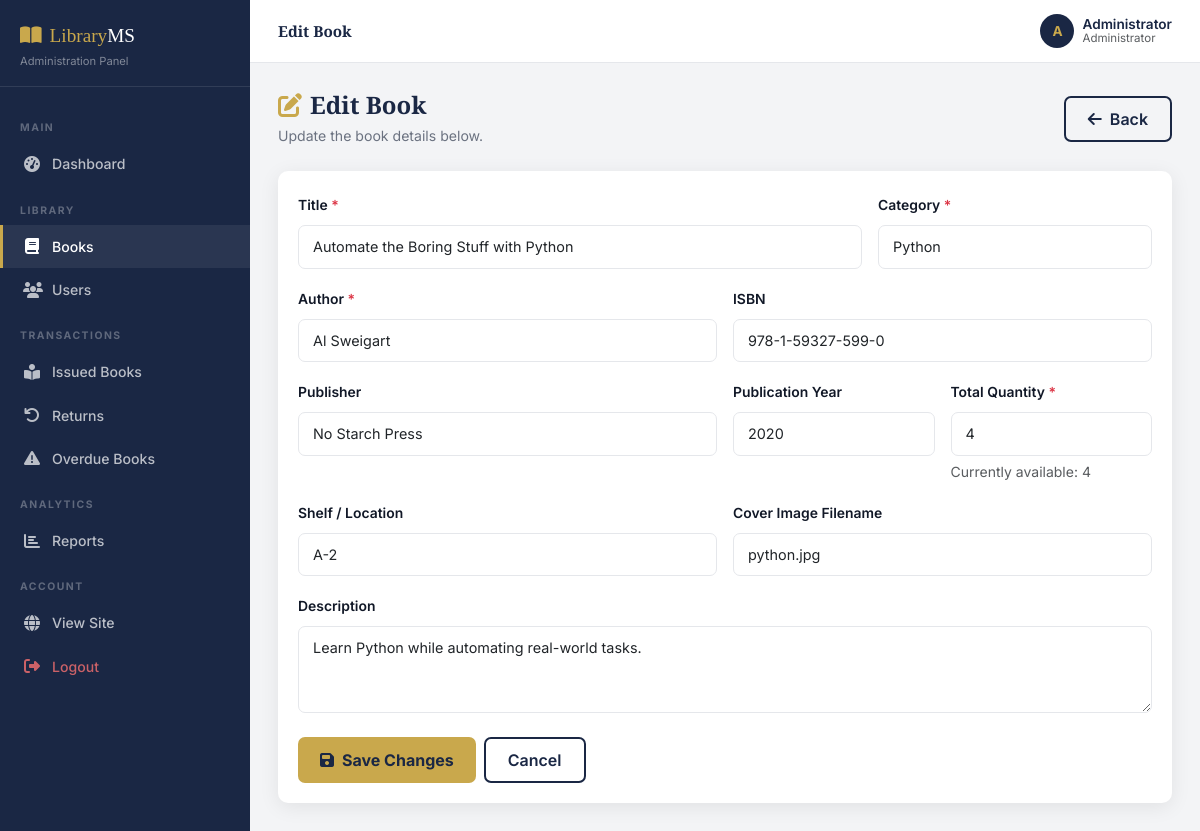
/admin/books/edit/2 (signed in), run on the app's committed database.
### tables this page shows
CREATE TABLE users (
            id INTEGER PRIMARY KEY AUTOINCREMENT,
            full_name TEXT NOT NULL,
            username TEXT UNIQUE NOT NULL,
            email TEXT UNIQUE NOT NULL,
            password_hash TEXT NOT NULL,
            role TEXT NOT NULL DEFAULT 'student',
            phone TEXT,
            registration_date TEXT,
            status TEXT DEFAULT 'Active'
        );

CREATE TABLE books (
            id INTEGER PRIMARY KEY AUTOINCREMENT,
            title TEXT NOT NULL,
            author TEXT NOT NULL,
            category TEXT NOT NULL,
            isbn TEXT UNIQUE,
            publisher TEXT,
            publication_year INTEGER,
            quantity INTEGER NOT NULL,
            available_quantity INTEGER NOT NULL,
            shelf TEXT,
            description TEXT,
            cover_image TEXT,
            added_date TEXT
        );

### library_management_system/app.py (the view, shortened to what this page needs)
@app.route('/admin/books/edit/<int:book_id>', methods=['GET','POST'])
@admin_required
def admin_edit_book(book_id):
    book = get_book_by_id(book_id)
    if not book:
        return render_template('404.html'), 404
    return render_template('admin/edit_book.html', book=book, form=book)

### library_management_system/app.py (called while the page is built)
@app.context_processor
def inject_user():
    return dict(current_user=get_current_user(), now=datetime.now())

### library_management_system/auth.py (called while the page is built)
def get_current_user():
    if 'user_id' in session:
        return get_user_by_id(session['user_id'])
    return None

def admin_required(f):
    @wraps(f)
    def decorated(*args, **kwargs):
        if 'user_id' not in session:
            flash('Please login to access this page.', 'warning')
            return redirect(url_for('login'))
        if session.get('role') != 'admin':
            flash('You do not have permission to access this page.', 'danger')
            return redirect(url_for('dashboard'))
        return f(*args, **kwargs)
    return decorated

### library_management_system/database.py (called while the page is built)
def get_db():
    conn = sqlite3.connect(DB_PATH)
    conn.row_factory = sqlite3.Row
    conn.execute("PRAGMA foreign_keys = ON")
    return conn

def get_book_by_id(book_id):
    conn = get_db()
    c = conn.cursor()
    c.execute("SELECT * FROM books WHERE id=?", (book_id,))
    book = c.fetchone()
    conn.close()
    return book

def get_user_by_id(user_id):
    conn = get_db()
    c = conn.cursor()
    c.execute("SELECT * FROM users WHERE id=?", (user_id,))
    u = c.fetchone()
    conn.close()
    return u

### library_management_system/templates/admin/edit_book.html (shortened to what this page needs)
{% extends 'admin/base_admin.html' %}
{% block page_title %}Edit Book{% endblock %}
{% block content %}
<div class="page-title-block d-flex justify-content-between align-items-center flex-wrap gap-2">
  <div>
    <h4><i class="fas fa-edit text-gold me-2"></i>Edit Book</h4>
    <p>Update the book details below.</p>
  </div>
  <a href="{{ url_for('admin_books') }}" class="btn btn-outline-navy"><i class="fas fa-arrow-left me-2"></i>Back</a>
</div>
<div class="admin-card">
  <div class="admin-card-body">
    <form method="POST" action="{{ url_for('admin_edit_book', book_id=book['id']) }}">
      <div class="row g-3">
        <div class="col-md-8">
          <label class="form-label">Title <span class="text-danger">*</span></label>
          <input type="text" name="title" class="form-control" value="{{ form['title'] }}" required>
        </div>
        <div class="col-md-4">
          <label class="form-label">Category <span class="text-danger">*</span></label>
          <input type="text" name="category" class="form-control" value="{{ form['category'] }}" required>
        </div>
        <div class="col-md-6">
          <label class="form-label">Author <span class="text-danger">*</span></label>
          <input type="text" name="author" class="form-control" value="{{ form['author'] }}" required>
        </div>
        <div class="col-md-6">
          <label class="form-label">ISBN</label>
          <input type="text" name="isbn" class="form-control" value="{{ form['isbn'] or '' }}">
        </div>
        <div class="col-md-6">
          <label class="form-label">Publisher</label>
          <input type="text" name="publisher" class="form-control" value="{{ form['publisher'] or '' }}">
        </div>
        <div class="col-md-3">
          <label class="form-label">Publication Year</label>
          <input type="number" name="publication_year" class="form-control" value="{{ form['publication_year'] or '' }}" min="1800" max="2099">
        </div>
        <div class="col-md-3">
          <label class="form-label">Total Quantity <span class="text-danger">*</span></label>
          <input type="number" name="quantity" class="form-control" value="{{ form['quantity'] }}" min="1" required>
          <div class="form-text">Currently available: {{ book['available_quantity'] }}</div>
        </div>
        <div class="col-md-6">
          <label class="form-label">Shelf / Location</label>
          <input type="text" name="shelf" class="form-control" value="{{ form['shelf'] or '' }}">
        </div>
        <div class="col-md-6">
          <label class="form-label">Cover Image Filename</label>
          <input type="text" name="cover_image" class="form-control" value="{{ form['cover_image'] or '' }}">
        </div>
        <div class="col-12">
          <label class="form-label">Description</label>
          <textarea name="description" class="form-control" rows="3">{{ form['description'] or '' }}</textarea>
        </div>
        <div class="col-12 d-flex gap-2 pt-2">
          <button type="submit" class="btn btn-gold"><i class="fas fa-save me-2"></i>Save Changes</button>
          <a href="{{ url_for('admin_books') }}" class="btn btn-outline-navy">Cancel</a>
        </div>
      </div>
    </form>
  </div>
</div>
{% endblock %}

### library_management_system/templates/admin/base_admin.html (shortened to what this page needs)
<!DOCTYPE html>
<html lang="en">
<head>
  <link href="https://cdn.jsdelivr.net/npm/bootstrap@5.3.0/dist/css/bootstrap.min.css" rel="stylesheet">
  <link rel="stylesheet" href="https://cdnjs.cloudflare.com/ajax/libs/font-awesome/6.4.0/css/all.min.css">
  <link rel="stylesheet" href="{{ url_for('static', filename='css/style.css') }}">
</head>
<body>
<div class="sidebar" id="adminSidebar">
  <div class="sidebar-brand">
    <div class="sidebar-brand-text"><i class="fas fa-book-open me-2"></i>Library<span>MS</span></div>
    <div class="sidebar-subtitle">Administration Panel</div>
  </div>
  <nav class="sidebar-nav">
    <div class="sidebar-label">Main</div>
    <a href="{{ url_for('admin_dashboard') }}" class="sidebar-link {% if request.endpoint == 'admin_dashboard' %}active{% endif %}">
      <i class="fas fa-tachometer-alt"></i> Dashboard
    </a>
    <div class="sidebar-label">Library</div>
    <a href="{{ url_for('admin_books') }}" class="sidebar-link {% if 'book' in request.endpoint and 'overdue' not in request.endpoint %}active{% endif %}">
      <i class="fas fa-book"></i> Books
    </a>
    <a href="{{ url_for('admin_users') }}" class="sidebar-link {% if request.endpoint == 'admin_users' %}active{% endif %}">
      <i class="fas fa-users"></i> Users
    </a>
    <div class="sidebar-label">Transactions</div>
    <a href="{{ url_for('admin_issued') }}" class="sidebar-link {% if request.endpoint == 'admin_issued' %}active{% endif %}">
      <i class="fas fa-book-reader"></i> Issued Books
    </a>
    <a href="{{ url_for('admin_returns') }}" class="sidebar-link {% if request.endpoint == 'admin_returns' %}active{% endif %}">
      <i class="fas fa-undo"></i> Returns
    </a>
    <a href="{{ url_for('admin_overdue') }}" class="sidebar-link {% if request.endpoint == 'admin_overdue' %}active{% endif %}">
      <i class="fas fa-exclamation-triangle"></i> Overdue Books
    </a>
    <div class="sidebar-label">Analytics</div>
    <a href="{{ url_for('admin_reports') }}" class="sidebar-link {% if request.endpoint == 'admin_reports' %}active{% endif %}">
      <i class="fas fa-chart-bar"></i> Reports
    </a>
    <div class="sidebar-label">Account</div>
    <a href="{{ url_for('index') }}" class="sidebar-link" target="_blank">
      <i class="fas fa-globe"></i> View Site
    </a>
    <a href="{{ url_for('logout') }}" class="sidebar-link text-danger">
      <i class="fas fa-sign-out-alt"></i> Logout
    </a>
  </nav>
</div>
<div class="admin-content">
  <div class="admin-topbar">
    <div class="d-flex align-items-center gap-3">
      <h6 class="mb-0">{% block page_title %}Admin Panel{% endblock %}</h6>
    </div>
    <div class="d-flex align-items-center gap-3">
      <div class="d-flex align-items-center gap-2">
        <div style="width:34px;height:34px;background:var(--navy);border-radius:50%;display:flex;align-items:center;justify-content:center;color:var(--gold);font-weight:700;font-size:.85rem;">
          {{ session.full_name[0].upper() if session.full_name else 'A' }}
        </div>
        <div style="font-size:.85rem;line-height:1.2;">
          <div class="fw-semibold text-navy">{{ session.full_name or 'Admin' }}</div>
          <div class="text-muted" style="font-size:.72rem;">Administrator</div>
        </div>
      </div>
    </div>
  </div>
  <div class="admin-main">
    {% block content %}{% endblock %}
  </div>
</div>
</body>
</html>

### library_management_system/static/css/style.css (style rules this page uses)
:root { --navy: #1a2744; --navy-light: #243360; --gold: #c9a84c; --gold-light: #e8c96a; --cream: #f8f5ee; --dark: #111827; --muted: #6b7280; --border: #e5e7eb; --radius: 10px; --shadow: 0 4px 20px rgba(0,0,0,.08); --shadow-lg: 0 8px 32px rgba(0,0,0,.12); }
*, *::before, *::after { box-sizing: border-box; }
body { font-family: 'Inter', sans-serif; color: var(--dark); background: #fff; line-height: 1.65; }
h1,h2,h3,h4,h5,h6 { font-family: 'Playfair Display', serif; font-weight: 700; line-height: 1.2; }
a { color: var(--gold); text-decoration: none; }
.btn-gold { background: var(--gold); color: var(--navy) !important; border: none; padding: 9px 22px; border-radius: 7px; font-weight: 700; transition: all .2s; }
.btn-outline-navy { background: transparent; color: var(--navy) !important; border: 2px solid var(--navy); padding: 9px 22px; border-radius: 7px; font-weight: 600; transition: all .2s; }
.form-label { font-size: .87rem; font-weight: 600; color: var(--dark); }
.form-control, .form-select { border: 1.5px solid var(--border); border-radius: 7px; padding: 10px 14px; font-size: .9rem; transition: border-color .2s, box-shadow .2s; }
.sidebar { width: 250px; background: var(--navy); flex-shrink: 0; position: fixed; top: 0; left: 0; bottom: 0; overflow-y: auto; z-index: 100; transition: transform .3s; }
.sidebar-brand { padding: 20px 20px 16px; border-bottom: 1px solid rgba(255,255,255,.1); }
.sidebar-brand-text { font-family: 'Playfair Display', serif; font-size: 1.2rem; color: var(--gold); }
.sidebar-brand-text span { color: #fff; }
.sidebar-subtitle { font-size: .7rem; color: rgba(255,255,255,.45); }
.sidebar-nav { padding: 16px 0; }
.sidebar-label { font-size: .65rem; font-weight: 700; letter-spacing: 1.5px; text-transform: uppercase; color: rgba(255,255,255,.3); padding: 16px 20px 6px; }
.sidebar-link { display: flex; align-items: center; gap: 11px; padding: 10px 20px; color: rgba(255,255,255,.7) !important; font-size: .88rem; font-weight: 500; transition: all .2s; border-left: 3px solid transparent; }
.sidebar-link i { width: 18px; text-align: center; font-size: 1rem; }
.sidebar-link:hover, .sidebar-link.active { background: rgba(255,255,255,.07); color: #fff !important; border-left-color: var(--gold); }
.sidebar-link.text-danger { color: rgba(248,113,113,.8) !important; }
.admin-content { margin-left: 250px; flex: 1; background: #f3f4f6; min-height: 100vh; }
.admin-topbar { background: #fff; padding: 14px 28px; border-bottom: 1px solid var(--border); display: flex; align-items: center; justify-content: space-between; position: sticky; top: 0; z-index: 50; }
.admin-topbar h6 { margin: 0; color: var(--navy); font-size: .95rem; }
.admin-main { padding: 28px; }
.page-title-block { margin-bottom: 24px; }
.page-title-block h4 { color: var(--navy); margin-bottom: 4px; }
.page-title-block p { color: var(--muted); font-size: .88rem; margin: 0; }
.admin-card { background: #fff; border-radius: var(--radius); box-shadow: var(--shadow); margin-bottom: 24px; }
.admin-card-body { padding: 20px; }
.text-navy { color: var(--navy) !important; }
.text-gold { color: var(--gold) !important; }

### data on the page
users: full_name "Administrator"
books: title "Automate the Boring Stuff with Python", category "Python", author "Al Sweigart", isbn "978-1-59327-599-0", publisher "No Starch Press", publication_year "2020", quantity "4", available_quantity "4", shelf "A-2", cover_image "python.jpg", description "Learn Python while automating real-world tasks."

### other printed values
{{ session.full_name[0].upper() if session.full_name else 'A' }} "A"
